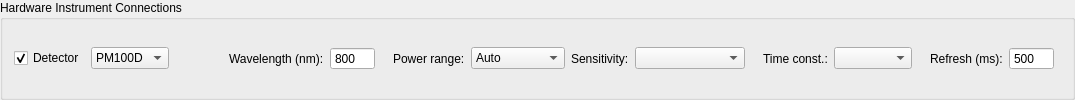
         <widget class="QGroupBox" name="grp_pm100d">
          <property name="title">
           <string>Hardware Instrument Connections</string>
          </property>
          <layout class="QHBoxLayout" name="layout_detector">
           <item>
            <widget class="QCheckBox" name="chk_detector_enable">
             <property name="toolTip">
              <string>Use the detector chosen on the right (PM100D power meter or lock-in) for the power reading. Unchecked: no detector is connected or read.</string>
             </property>
             <property name="text">
              <string>Detector</string>
             </property>
             <property name="checked">
              <bool>true</bool>
             </property>
            </widget>
           </item>
           <item>
            <widget class="QComboBox" name="combo_detector">
            <property name="toolTip">
             <string>&lt;html&gt;&lt;body&gt;&lt;p&gt;&lt;b&gt;Detector&lt;/b&gt;&lt;/p&gt;&lt;p&gt;&lt;b&gt;PM100D&lt;/b&gt;: thermal power meter, reading in mW (absolute power).&lt;/p&gt;&lt;p&gt;&lt;b&gt;Lock-in&lt;/b&gt;: an SR830 reads a fast detector (APD, PMT, one channel of a balanced detector) at the laser's 1 kHz trigger, connected to REF IN with the reference set to External. The reading is R (independent of the phase) in mV, proportional to the power but not calibrated in mW. Target and tolerances are then in mV.&lt;/p&gt;&lt;p&gt;Conn. Inst. connects the detector selected here; its address is set in Inst. Config.&lt;/p&gt;&lt;/body&gt;&lt;/html&gt;</string>
            </property>
             <item>
              <property name="text">
               <string>PM100D</string>
              </property>
             </item>
             <item>
              <property name="text">
               <string>Lock-in</string>
              </property>
             </item>
            </widget>
           </item>
           <item>
            <widget class="LedIndicator" name="led_detector" native="true">
             <property name="minimumSize">
              <size>
               <width>28</width>
               <height>28</height>
              </size>
             </property>
             <property name="maximumSize">
              <size>
               <width>28</width>
               <height>28</height>
              </size>
             </property>
            </widget>
           </item>
           <item>
            <spacer name="pm_led_spacer">
             <property name="orientation">
              <enum>Qt::Horizontal</enum>
             </property>
             <property name="sizeType">
              <enum>QSizePolicy::Fixed</enum>
             </property>
             <property name="sizeHint" stdset="0">
              <size>
               <width>20</width>
               <height>0</height>
              </size>
             </property>
            </spacer>
           </item>
           <item>
            <widget class="QWidget" name="widget_pm_settings">
             <layout class="QHBoxLayout" name="layout_pm_settings">
             <property name="leftMargin">
              <number>0</number>
             </property>
             <property name="topMargin">
              <number>0</number>
             </property>
             <property name="rightMargin">
              <number>0</number>
             </property>
             <property name="bottomMargin">
              <number>0</number>
             </property>
              <item>
               <widget class="QLabel" name="lbl_pm_wavelength">
                <property name="toolTip">
                 <string>&lt;html&gt;&lt;head/&gt;&lt;body&gt;&lt;p&gt;&lt;span style=&quot; font-weight:700;&quot;&gt;Wavelength (nm) - default 800 nm&lt;/span&gt;&lt;/p&gt;&lt;p&gt;Set it to the laser wavelength. The meter uses it to correct the reading with the sensor's calibration data; it does not select what the sensor detects.&lt;/p&gt;&lt;p&gt;Sent to the meter when the meter connects, and again every time you finish editing (Enter, or leaving the box). The value the meter accepted is shown back here. The limits of the box follow the connected sensor (S302C: 185 - 20000 nm).&lt;/p&gt;&lt;/body&gt;&lt;/html&gt;</string>
                </property>
                <property name="text">
                 <string>Wavelength (nm):</string>
                </property>
               </widget>
              </item>
              <item>
               <widget class="QSpinBox" name="spin_pm_wavelength">
                <property name="sizePolicy">
                 <sizepolicy hsizetype="Fixed" vsizetype="Fixed">
                  <horstretch>0</horstretch>
                  <verstretch>0</verstretch>
                 </sizepolicy>
                </property>
                <property name="toolTip">
                 <string>&lt;html&gt;&lt;head/&gt;&lt;body&gt;&lt;p&gt;&lt;span style=&quot; font-weight:700;&quot;&gt;Wavelength (nm) - default 800 nm&lt;/span&gt;&lt;/p&gt;&lt;p&gt;Set it to the laser wavelength. The meter uses it to correct the reading with the sensor's calibration data; it does not select what the sensor detects.&lt;/p&gt;&lt;p&gt;Sent to the meter when the meter connects, and again every time you finish editing (Enter, or leaving the box). The value the meter accepted is shown back here. The limits of the box follow the connected sensor (S302C: 185 - 20000 nm).&lt;/p&gt;&lt;/body&gt;&lt;/html&gt;</string>
                </property>
                <property name="buttonSymbols">
                 <enum>QAbstractSpinBox::NoButtons</enum>
                </property>
                <property name="minimum">
                 <number>185</number>
                </property>
                <property name="maximum">
                 <number>20000</number>
                </property>
                <property name="value">
                 <number>800</number>
                </property>
               </widget>
              </item>
              <item>
               <spacer name="pm_wl_spacer">
                <property name="orientation">
                 <enum>Qt::Horizontal</enum>
                </property>
                <property name="sizeType">
                 <enum>QSizePolicy::Fixed</enum>
                </property>
                <property name="sizeHint" stdset="0">
                 <size>
                  <width>12</width>
                  <height>0</height>
                 </size>
                </property>
               </spacer>
              </item>
              <item>
               <widget class="QLabel" name="lbl_pm_range">
                <property name="toolTip">
                 <string>&lt;html&gt;&lt;head/&gt;&lt;body&gt;&lt;p&gt;&lt;span style=&quot; font-weight:700;&quot;&gt;Power range&lt;/span&gt;&lt;/p&gt;&lt;p&gt;Auto: the meter picks the range itself (recommended).&lt;/p&gt;&lt;p&gt;A fixed range stops the meter from switching ranges; a power above it reads as over-range. The ranges are read from the meter when it connects and whenever the wavelength changes: they depend on the sensor and shift slightly with the wavelength (S302C at 800 nm: 3.695 mW, 34.99 mW, 347.9 mW, 3.477 W).&lt;/p&gt;&lt;p&gt;Applied to the meter at once.&lt;/p&gt;&lt;/body&gt;&lt;/html&gt;</string>
                </property>
                <property name="text">
                 <string>Power range:</string>
                </property>
               </widget>
              </item>
              <item>
               <widget class="QComboBox" name="combo_pm_range">
                <property name="sizePolicy">
                 <sizepolicy hsizetype="Fixed" vsizetype="Fixed">
                  <horstretch>0</horstretch>
                  <verstretch>0</verstretch>
                 </sizepolicy>
                </property>
                <property name="toolTip">
                 <string>&lt;html&gt;&lt;head/&gt;&lt;body&gt;&lt;p&gt;&lt;span style=&quot; font-weight:700;&quot;&gt;Power range&lt;/span&gt;&lt;/p&gt;&lt;p&gt;Auto: the meter picks the range itself (recommended).&lt;/p&gt;&lt;p&gt;A fixed range stops the meter from switching ranges; a power above it reads as over-range. The ranges are read from the meter when it connects and whenever the wavelength changes: they depend on the sensor and shift slightly with the wavelength (S302C at 800 nm: 3.695 mW, 34.99 mW, 347.9 mW, 3.477 W).&lt;/p&gt;&lt;p&gt;Applied to the meter at once.&lt;/p&gt;&lt;/body&gt;&lt;/html&gt;</string>
                </property>
                <property name="minimumContentsLength">
                 <number>8</number>
                </property>
                <item>
                 <property name="text">
                  <string>Auto</string>
                 </property>
                </item>
               </widget>
              </item>
             </layout>
            </widget>
           </item>
           <item>
            <widget class="QWidget" name="widget_lockin_settings">
             <layout class="QHBoxLayout" name="layout_lockin_settings">
             <property name="leftMargin">
              <number>0</number>
             </property>
             <property name="topMargin">
              <number>0</number>
             </property>
             <property name="rightMargin">
              <number>0</number>
             </property>
             <property name="bottomMargin">
              <number>0</number>
             </property>
              <item>
               <widget class="QLabel" name="lbl_lockin_sens">
                <property name="toolTip">
                 <string>&lt;html&gt;&lt;body&gt;&lt;p&gt;&lt;b&gt;Lock-in sensitivity&lt;/b&gt; (full scale)&lt;/p&gt;&lt;p&gt;Choose one above the largest signal of the scan: the readout shows the signal in % of full scale, and above 100 % the reading may be clipped (the scan log warns). Read from the lock-in when it connects, applied at once when changed.&lt;/p&gt;&lt;/body&gt;&lt;/html&gt;</string>
                </property>
                <property name="text">
                 <string>Sensitivity:</string>
                </property>
               </widget>
              </item>
              <item>
               <widget class="QComboBox" name="combo_lockin_sens">
                <property name="sizePolicy">
                 <sizepolicy hsizetype="Fixed" vsizetype="Fixed">
                  <horstretch>0</horstretch>
                  <verstretch>0</verstretch>
                 </sizepolicy>
                </property>
                <property name="toolTip">
                 <string>&lt;html&gt;&lt;body&gt;&lt;p&gt;&lt;b&gt;Lock-in sensitivity&lt;/b&gt; (full scale)&lt;/p&gt;&lt;p&gt;Choose one above the largest signal of the scan: the readout shows the signal in % of full scale, and above 100 % the reading may be clipped (the scan log warns). Read from the lock-in when it connects, applied at once when changed.&lt;/p&gt;&lt;/body&gt;&lt;/html&gt;</string>
                </property>
                <property name="minimumContentsLength">
                 <number>10</number>
                </property>
               </widget>
              </item>
              <item>
               <spacer name="lockin_sens_spacer">
                <property name="orientation">
                 <enum>Qt::Horizontal</enum>
                </property>
                <property name="sizeType">
                 <enum>QSizePolicy::Fixed</enum>
                </property>
                <property name="sizeHint" stdset="0">
                 <size>
                  <width>12</width>
                  <height>0</height>
                 </size>
                </property>
               </spacer>
              </item>
              <item>
               <widget class="QLabel" name="lbl_lockin_tc">
                <property name="toolTip">
                 <string>&lt;html&gt;&lt;body&gt;&lt;p&gt;&lt;b&gt;Lock-in time constant&lt;/b&gt;&lt;/p&gt;&lt;p&gt;After a stage move the output needs about 5 time constants to settle. Keep Stable Window at least 5 x the time constant and Refresh at least the time constant (faster readings are not independent). Longer: less noise, slower scan. Read from the lock-in when it connects, applied at once when changed.&lt;/p&gt;&lt;/body&gt;&lt;/html&gt;</string>
                </property>
                <property name="text">
                 <string>Time const.:</string>
                </property>
               </widget>
              </item>
              <item>
               <widget class="QComboBox" name="combo_lockin_tc">
                <property name="sizePolicy">
                 <sizepolicy hsizetype="Fixed" vsizetype="Fixed">
                  <horstretch>0</horstretch>
                  <verstretch>0</verstretch>
                 </sizepolicy>
                </property>
                <property name="toolTip">
                 <string>&lt;html&gt;&lt;body&gt;&lt;p&gt;&lt;b&gt;Lock-in time constant&lt;/b&gt;&lt;/p&gt;&lt;p&gt;After a stage move the output needs about 5 time constants to settle. Keep Stable Window at least 5 x the time constant and Refresh at least the time constant (faster readings are not independent). Longer: less noise, slower scan. Read from the lock-in when it connects, applied at once when changed.&lt;/p&gt;&lt;/body&gt;&lt;/html&gt;</string>
                </property>
                <property name="minimumContentsLength">
                 <number>6</number>
                </property>
               </widget>
              </item>
             </layout>
            </widget>
           </item>
           <item>
            <spacer name="refresh_spacer">
             <property name="orientation">
              <enum>Qt::Horizontal</enum>
             </property>
             <property name="sizeType">
              <enum>QSizePolicy::Fixed</enum>
             </property>
             <property name="sizeHint" stdset="0">
              <size>
               <width>12</width>
               <height>0</height>
              </size>
             </property>
            </spacer>
           </item>
           <item>
            <widget class="QLabel" name="lbl_pm_refresh">
             <property name="toolTip">
              <string>&lt;html&gt;&lt;head/&gt;&lt;body&gt;&lt;p&gt;&lt;span style=&quot; font-weight:700;&quot;&gt;Refresh interval (ms)&lt;/span&gt;&lt;/p&gt;&lt;p&gt;How often the detector is read. While no scan is running: the reading and the stage positions are shown at this interval. During a scan: the stability check reads the detector at this interval (the value at Start), see Stable Window.&lt;/p&gt;&lt;p&gt;The thermal sensor needs several seconds to follow a power change, so reading faster than about 500 ms shows little new. With the lock-in, use at least the time constant.&lt;/p&gt;&lt;/body&gt;&lt;/html&gt;</string>
             </property>
             <property name="text">
              <string>Refresh (ms):</string>
             </property>
            </widget>
           </item>
           <item>
            <widget class="QSpinBox" name="spin_pm_refresh">
             <property name="sizePolicy">
              <sizepolicy hsizetype="Fixed" vsizetype="Fixed">
               <horstretch>0</horstretch>
               <verstretch>0</verstretch>
              </sizepolicy>
             </property>
             <property name="toolTip">
              <string>&lt;html&gt;&lt;head/&gt;&lt;body&gt;&lt;p&gt;&lt;span style=&quot; font-weight:700;&quot;&gt;Refresh interval (ms)&lt;/span&gt;&lt;/p&gt;&lt;p&gt;How often the detector is read. While no scan is running: the reading and the stage positions are shown at this interval. During a scan: the stability check reads the detector at this interval (the value at Start), see Stable Window.&lt;/p&gt;&lt;p&gt;The thermal sensor needs several seconds to follow a power change, so reading faster than about 500 ms shows little new. With the lock-in, use at least the time constant.&lt;/p&gt;&lt;/body&gt;&lt;/html&gt;</string>
             </property>
             <property name="buttonSymbols">
              <enum>QAbstractSpinBox::NoButtons</enum>
             </property>
             <property name="minimum">
              <number>100</number>
             </property>
             <property name="maximum">
              <number>10000</number>
             </property>
             <property name="singleStep">
              <number>100</number>
             </property>
             <property name="value">
              <number>500</number>
             </property>
            </widget>
           </item>
           <item>
            <spacer name="pm_power_spacer">
             <property name="orientation">
              <enum>Qt::Horizontal</enum>
             </property>
            </spacer>
           </item>
          </layout>
         </widget>
